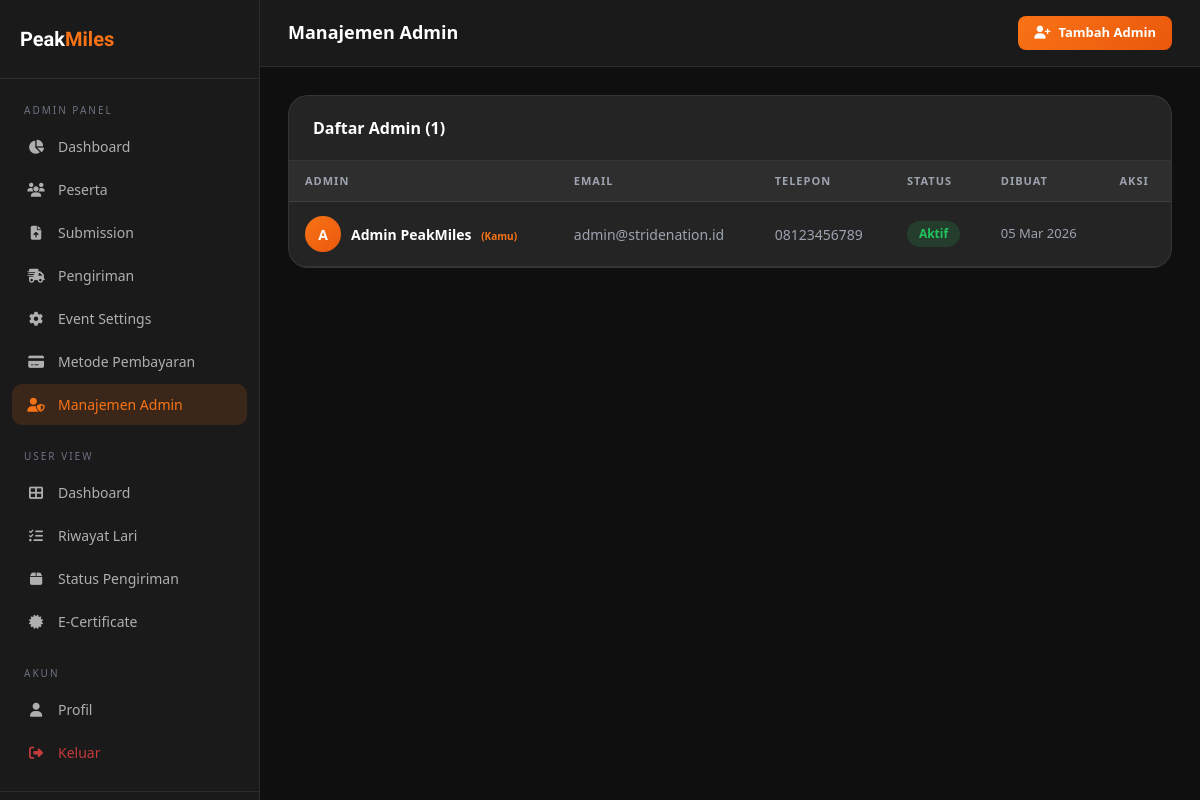
Page /admin/admins.php (signed in) on the committed database.
### tables this page shows
CREATE TABLE IF NOT EXISTS users (
    id INT AUTO_INCREMENT PRIMARY KEY,
    name VARCHAR(100) NOT NULL,
    email VARCHAR(150) NOT NULL UNIQUE,
    phone VARCHAR(20),
    password_hash VARCHAR(255) NOT NULL DEFAULT '',
    google_id VARCHAR(100) NULL UNIQUE,
    role ENUM('user', 'admin') DEFAULT 'user',
    is_active TINYINT(1) DEFAULT 1,
    reset_token VARCHAR(100) NULL,
    reset_expires DATETIME NULL,
    created_at DATETIME DEFAULT CURRENT_TIMESTAMP,
    updated_at DATETIME DEFAULT CURRENT_TIMESTAMP ON UPDATE CURRENT_TIMESTAMP
);

### includes/functions.php (called while the page is built, shortened)
<?php
function getCurrentUser(): ?array {
    $db = getDB();
    $stmt = $db->prepare("SELECT u.*, p.dob, p.gender, p.address_full, p.province, p.city, p.postal_code, p.jersey_size
        FROM users u LEFT JOIN user_profiles p ON u.id = p.user_id WHERE u.id = ?");
    $stmt->execute([$_SESSION['user_id']]);
    return $stmt->fetch() ?: null;
}
function sanitize(string $input): string {
    return htmlspecialchars(trim($input), ENT_QUOTES, 'UTF-8');
}

### admin/admins.php (the view, shortened to what this page needs)
<?php
require_once __DIR__ . '/../includes/functions.php';
$db = getDB();
$adminUser = getCurrentUser();
$admins = $db->query("SELECT * FROM users WHERE role='admin' ORDER BY created_at DESC")->fetchAll();
?>
<!DOCTYPE html>
<html lang="id">
<head>
<link rel="stylesheet" href="<?= SITE_URL ?>/assets/css/style.css">
<link rel="stylesheet" href="https://cdn.jsdelivr.net/npm/bootstrap@5.3.0/dist/css/bootstrap.min.css">
<link rel="stylesheet" href="https://cdnjs.cloudflare.com/ajax/libs/font-awesome/6.4.0/css/all.min.css">
</head>
<body>
<div class="dashboard-layout">
  <?php require_once __DIR__ . '/../includes/sidebar.php'; ?>
  <div class="main-content">
    <div class="topbar">
      <div class="d-flex align-items-center gap-3">
        <div class="topbar-title">Manajemen Admin</div>
      </div>
      <button onclick="openModal('addAdminModal')" class="btn-primary-custom btn-sm-custom">
        <i class="fa fa-user-plus"></i> Tambah Admin
      </button>
    </div>
    <div class="page-content">
      <div class="table-container">
        <div class="table-header">
          <div class="table-title">Daftar Admin (<?= count($admins) ?>)</div>
        </div>
        <table class="table-custom">
          <thead>
            <tr>
              <th>Admin</th>
              <th>Email</th>
              <th>Telepon</th>
              <th>Status</th>
              <th>Dibuat</th>
              <th>Aksi</th>
            </tr>
          </thead>
          <tbody>
            <?php foreach ($admins as $a): ?>
            <tr>
              <td>
                <div style="display:flex;align-items:center;gap:10px;">
                  <div style="width:36px;height:36px;border-radius:50%;background:linear-gradient(135deg,var(--primary),var(--primary-dark));display:flex;align-items:center;justify-content:center;font-weight:700;font-size:14px;color:#fff;">
                    <?= strtoupper(substr($a['name'], 0, 1)) ?>
                  </div>
                  <div style="font-weight:600;color:#fff;"><?= sanitize($a['name']) ?>
                    <?php if ($a['id'] === $adminUser['id']): ?>
                    <span style="font-size:10px;color:var(--primary);margin-left:6px;">(Kamu)</span>
                    <?php endif; ?>
                  </div>
                </div>
              </td>
              <td style="color:var(--gray-light);"><?= sanitize($a['email']) ?></td>
              <td style="color:var(--gray-light);"><?= sanitize($a['phone'] ?? '-') ?></td>
              <td>
                <span class="status-badge <?= $a['is_active'] ? 'badge-approved' : 'badge-rejected' ?>">
                  <?= $a['is_active'] ? 'Aktif' : 'Nonaktif' ?>
                </span>
              </td>
              <td style="color:var(--gray-light);font-size:13px;"><?= date('d M Y', strtotime($a['created_at'])) ?></td>
              <td>
              </td>
            </tr>
            <?php endforeach; ?>
          </tbody>
        </table>
      </div>
    </div>
  </div>
</div>
</body>
</html>

### assets/css/style.css (style rules this page uses)
:root { --primary: #f97316; --primary-dark: #ea580c; --primary-light: #fed7aa; --dark: #0f0f0f; --dark-2: #1a1a1a; --dark-3: #242424; --dark-4: #2e2e2e; --gray: #6b7280; --gray-light: #9ca3af; --border: rgba(255,255,255,0.08); --success: #22c55e; --danger: #ef4444; --warning: #f59e0b; --info: #3b82f6; --radius: 12px; --radius-lg: 20px; --shadow: 0 4px 24px rgba(0,0,0,0.4); --shadow-glow: 0 0 40px rgba(249,115,22,0.2); }
* { margin: 0; padding: 0; box-sizing: border-box; }
html { scroll-behavior: smooth; background: #0f0f0f !important; }
body { font-family: 'Fira Sans', system-ui, sans-serif; background: var(--dark) !important; background-color: var(--dark) !important; color: #e5e7eb; line-height: 1.6; min-height: 100vh; }
.btn-primary-custom { background: linear-gradient(135deg, var(--primary), var(--primary-dark)); color: #fff; border: none; padding: 12px 28px; border-radius: var(--radius); font-weight: 600; font-size: 15px; cursor: pointer; transition: all 0.3s; display: inline-flex; align-items: center; gap: 8px; text-decoration: none; }
.btn-sm-custom { padding: 7px 16px; font-size: 13px; border-radius: 8px; }
.dashboard-layout { display: flex; min-height: 100vh; background: var(--dark); }
.main-content { margin-left: 260px; flex: 1; min-height: 100vh; }
.topbar { background: var(--dark-2); border-bottom: 1px solid var(--border); padding: 16px 28px; display: flex; align-items: center; justify-content: space-between; position: sticky; top: 0; z-index: 50; }
.topbar-title { font-size: 18px; font-weight: 700; color: #fff; }
.page-content { padding: 28px; }
.status-badge { display: inline-flex; align-items: center; gap: 6px; padding: 4px 12px; border-radius: 100px; font-size: 12px; font-weight: 600; }
.badge-approved { background: rgba(34,197,94,0.15); color: var(--success); }
.table-custom { width: 100%; border-collapse: collapse; font-size: 14px; }
.table-custom th { background: var(--dark-4); color: var(--gray-light); font-size: 11px; font-weight: 600; letter-spacing: 1px; text-transform: uppercase; padding: 12px 16px; text-align: left; border-bottom: 1px solid var(--border); }
.table-custom td { padding: 14px 16px; border-bottom: 1px solid var(--border); color: #e5e7eb; vertical-align: middle; }
.table-container { background: var(--dark-3); border: 1px solid var(--border); border-radius: var(--radius-lg); overflow: hidden; }
.table-header { padding: 20px 24px; border-bottom: 1px solid var(--border); display: flex; align-items: center; justify-content: space-between; gap: 16px; flex-wrap: wrap; }
.table-title { font-size: 16px; font-weight: 700; color: #fff; }
.d-flex { display: flex; }

### rows in the picture
users: name "A", name "Admin PeakMiles", shows "(Kamu)", email "admin@stridenation.id", phone "08123456789", is_active "Aktif", created_at "05 Mar 2026"

### other values in the picture
count($admins) "1"
